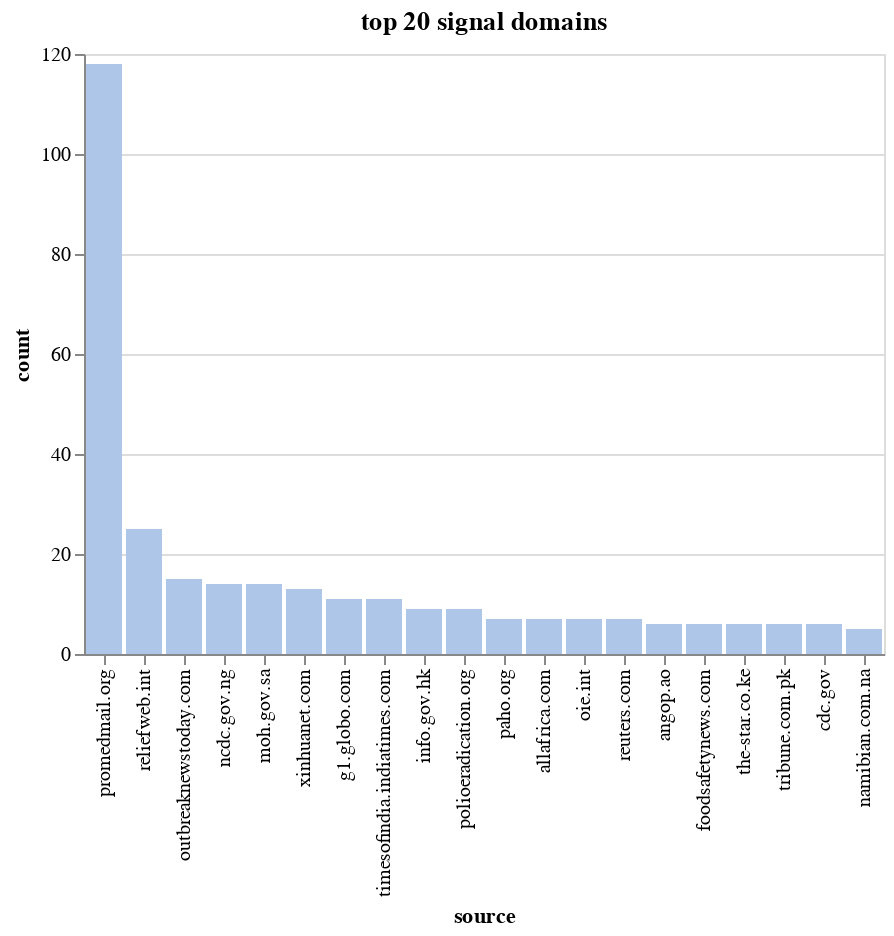

The code cell stored with this chart in its notebook:
### Code cell
highlight = alt.selection(type = 'single', on = 'mouseover',
                          fields = ['source'])
media_sites_count_plot = alt.Chart(media_sites_count.iloc[0:20],
                                   title = 'top 20 signal domains').mark_bar().encode(
    x = alt.Y('source', sort = None),
    y = 'count',
    tooltip = ['source', 'count'],
    color = alt.condition(~highlight, alt.value('#1f77b4'),
                          alt.value('#aec7e8'))
).add_selection(
    highlight
)
display(media_sites_count_plot)
media_sites_count_plot.save(plot_dir+'/signals_media_sites_count.html')

### Figure 1 — Vega-Lite specification as saved in the notebook (floating-point values rounded to 4 significant figures)
{"$schema": "https://vega.github.io/schema/vega-lite/v3.3.0.json", "config": {"mark": {"tooltip": null}, "view": {"height": 300, "width": 400}}, "data": {"name": "data-efce21a702ddb4648c925d53f14a4d8d"}, "datasets": {"data-efce21a702ddb4648c925d53f14a4d8d": [{"count": 118, "source": "promedmail.org"}, {"count": 25, "source": "reliefweb.int"}, {"count": 15, "source": "outbreaknewstoday.com"}, {"count": 14, "source": "ncdc.gov.ng"}, {"count": 14, "source": "moh.gov.sa"}, {"count": 13, "source": "xinhuanet.com"}, {"count": 11, "source": "g1.globo.com"}, {"count": 11, "source": "timesofindia.indiatimes.com"}, {"count": 9, "source": "info.gov.hk"}, {"count": 9, "source": "polioeradication.org"}, {"count": 7, "source": "paho.org"}, {"count": 7, "source": "allafrica.com"}, {"count": 7, "source": "oie.int"}, {"count": 7, "source": "reuters.com"}, {"count": 6, "source": "angop.ao"}, {"count": 6, "source": "foodsafetynews.com"}, {"count": 6, "source": "the-star.co.ke"}, {"count": 6, "source": "tribune.com.pk"}, {"count": 6, "source": "cdc.gov"}, {"count": 5, "source": "namibian.com.na"}]}, "encoding": {"color": {"condition": {"selection": {"not": "selector009"}, "value": "#1f77b4"}, "value": "#aec7e8"}, "tooltip": [{"field": "source", "type": "nominal"}, {"field": "count", "type": "quantitative"}], "x": {"field": "source", "sort": null, "type": "nominal"}, "y": {"field": "count", "type": "quantitative"}}, "mark": "bar", "selection": {"selector009": {"fields": ["source"], "on": "mouseover", "type": "single"}}, "title": "top 20 signal domains"}
